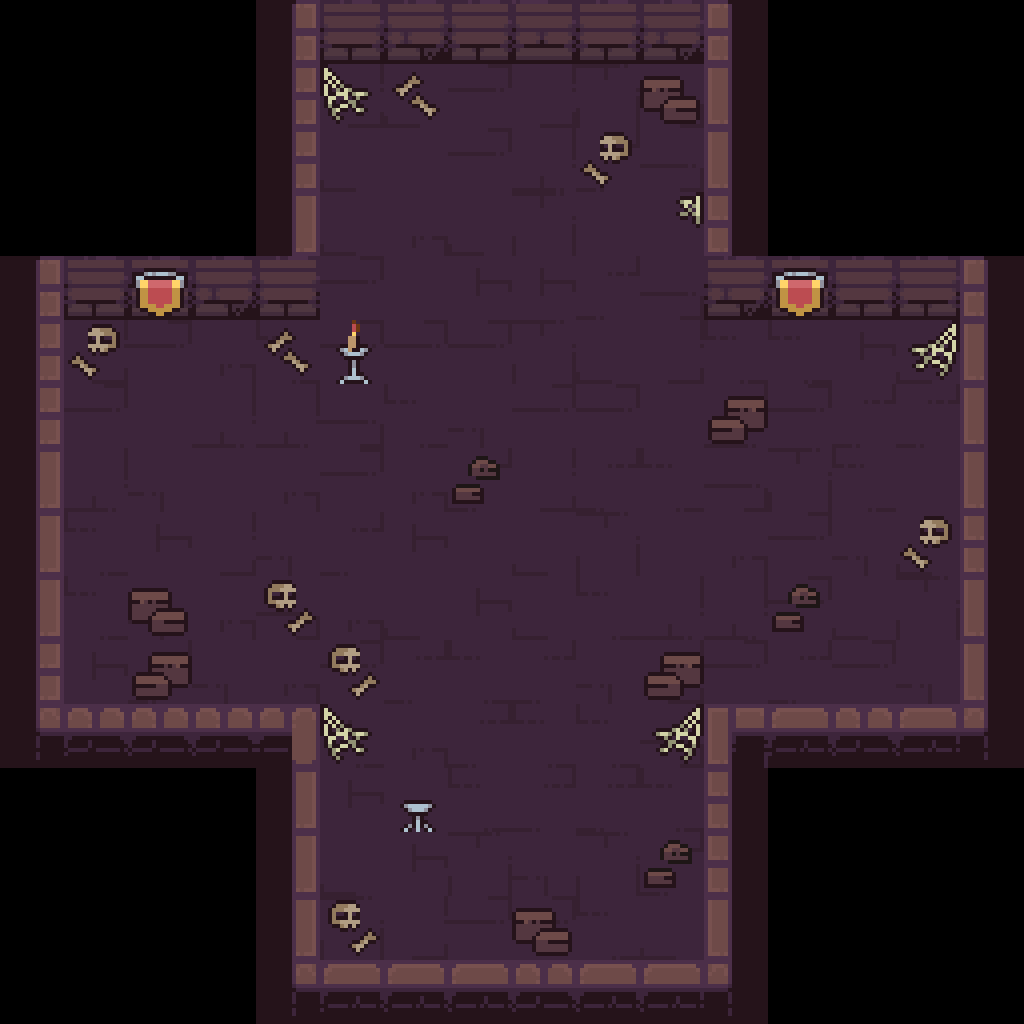

A level layout from a 2D game, rendered from its tile map. Below: a short description, then the map file with its tile-grid data intact:
An orthogonal 16x16 tile map with 64x64 px tiles, 4 tile layers (Void, Floor, Walls, Decorations).

<map version="1.10" tiledversion="1.10.2" orientation="orthogonal" renderorder="right-down" width="16" height="16" tilewidth="64" tileheight="64" infinite="0" nextlayerid="6" nextobjectid="1">
 <tileset firstgid="1" source="Tiles.tsx" />
 <layer id="5" name="Void" width="16" height="16">
  <data encoding="csv">
0,0,0,0,0,0,0,0,0,0,0,0,0,0,0,0,
0,0,0,0,0,0,0,0,0,0,0,0,0,0,0,0,
0,0,0,0,0,0,0,0,0,0,0,0,0,0,0,0,
0,0,0,0,0,0,0,0,0,0,0,0,0,0,0,0,
0,0,0,0,0,0,0,0,0,0,0,0,0,0,0,0,
0,0,0,0,0,0,0,0,0,0,0,0,0,0,0,0,
0,0,0,0,0,0,0,0,0,0,0,0,0,0,0,0,
0,0,0,0,0,0,0,0,0,0,0,0,0,0,0,0,
0,0,0,0,0,0,0,0,0,0,0,0,0,0,0,0,
0,0,0,0,0,0,0,0,0,0,0,0,0,0,0,0,
0,0,0,0,0,0,0,0,0,0,0,0,0,0,0,0,
0,0,0,0,0,0,0,0,0,0,0,0,0,0,0,0,
0,0,0,0,0,0,0,0,0,0,0,0,0,0,0,0,
0,0,0,0,0,0,0,0,0,0,0,0,0,0,0,0,
0,0,0,0,0,0,0,0,0,0,0,0,0,0,0,0,
0,0,0,0,0,0,0,0,0,0,0,0,0,0,0,0
</data>
 </layer>
 <layer id="2" name="Floor" width="16" height="16">
  <data encoding="csv">
0,0,0,0,0,0,0,0,0,0,0,0,0,0,0,0,
0,0,0,0,0,17,20,28,17,29,9,0,0,0,0,0,
0,0,0,0,0,20,19,28,8,7,9,0,0,0,0,0,
0,0,0,0,0,20,27,20,29,19,19,0,0,0,0,0,
0,0,0,0,0,28,19,18,18,7,9,0,0,0,0,0,
0,17,28,27,10,28,28,28,29,20,17,10,10,18,20,0,
0,28,19,8,8,9,10,30,28,28,19,8,28,7,7,0,
0,8,30,19,27,28,27,7,17,7,10,9,29,10,19,0,
0,10,18,17,30,7,18,19,20,29,19,27,28,30,20,0,
0,10,30,27,9,27,20,18,20,10,8,8,28,20,29,0,
0,18,7,30,27,28,7,10,7,30,17,28,7,28,30,0,
0,0,0,0,0,10,27,7,10,10,9,0,0,0,0,0,
0,0,0,0,0,18,19,10,7,7,10,0,0,0,0,0,
0,0,0,0,0,20,18,29,30,29,7,0,0,0,0,0,
0,0,0,0,0,29,17,28,28,10,20,0,0,0,0,0,
0,0,0,0,0,0,0,0,0,0,0,0,0,0,0,0
</data>
 </layer>
 <layer id="3" name="Walls" width="16" height="16">
  <data encoding="csv">
0,0,0,0,1,5,4,2,3,2,4,6,0,0,0,0,
0,0,0,0,21,0,0,0,0,0,0,16,0,0,0,0,
0,0,0,0,21,0,0,0,0,0,0,36,0,0,0,0,
0,0,0,0,31,0,0,0,0,0,0,26,0,0,0,0,
1,2,2,4,5,0,0,0,0,0,0,4,2,2,5,6,
21,0,0,0,0,0,0,0,0,0,0,0,0,0,0,16,
21,0,0,0,0,0,0,0,0,0,0,0,0,0,0,36,
11,0,0,0,0,0,0,0,0,0,0,0,0,0,0,36,
11,0,0,0,0,0,0,0,0,0,0,0,0,0,0,26,
11,0,0,0,0,0,0,0,0,0,0,0,0,0,0,36,
21,0,0,0,0,0,0,0,0,0,0,0,0,0,0,36,
41,44,44,43,56,0,0,0,0,0,0,51,42,44,45,46,
0,0,0,0,31,0,0,0,0,0,0,26,0,0,0,0,
0,0,0,0,31,0,0,0,0,0,0,26,0,0,0,0,
0,0,0,0,11,0,0,0,0,0,0,36,0,0,0,0,
0,0,0,0,41,45,42,42,43,45,45,46,0,0,0,0
</data>
 </layer>
 <layer id="4" name="Decorations" width="16" height="16">
  <data encoding="csv">
0,0,0,0,0,0,0,0,0,0,0,0,0,0,0,0,
0,0,0,0,0,65,69,0,0,0,50,0,0,0,0,0,
0,0,0,0,0,0,0,0,0,78,0,0,0,0,0,0,
0,0,0,0,0,0,0,0,0,0,66,0,0,0,0,0,
0,0,75,0,0,0,0,0,0,0,0,0,75,0,0,0,
0,78,0,0,69,94,0,0,0,0,0,0,0,0,2147483713,0,
0,0,0,0,0,0,0,0,0,0,0,2147483698,0,0,0,0,
0,0,0,0,0,0,0,60,0,0,0,0,0,0,0,0,
0,0,0,0,0,0,0,0,0,0,0,0,0,0,78,0,
0,0,50,0,2147483726,0,0,0,0,0,0,0,60,0,0,0,
0,0,2147483698,0,0,2147483726,0,0,0,0,2147483698,0,0,0,0,0,
0,0,0,0,0,65,0,0,0,0,2147483713,0,0,0,0,0,
0,0,0,0,0,0,97,0,0,0,0,0,0,0,0,0,
0,0,0,0,0,0,0,0,0,0,60,0,0,0,0,0,
0,0,0,0,0,2147483726,0,0,50,0,0,0,0,0,0,0,
0,0,0,0,0,0,0,0,0,0,0,0,0,0,0,0
</data>
 </layer>
</map>